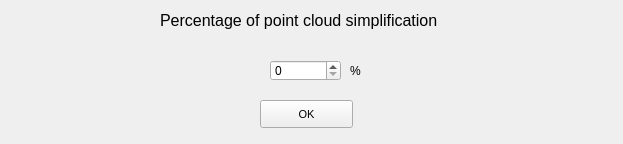
<?xml version="1.0" encoding="UTF-8"?>
<ui version="4.0">
 <class>PercentForm</class>
 <widget class="QWidget" name="PercentForm">
  <property name="geometry">
   <rect>
    <x>0</x>
    <y>0</y>
    <width>623</width>
    <height>144</height>
   </rect>
  </property>
  <property name="windowTitle">
   <string>Form</string>
  </property>
  <widget class="QSpinBox" name="spinBox">
   <property name="geometry">
    <rect>
     <x>270</x>
     <y>60</y>
     <width>71</width>
     <height>21</height>
    </rect>
   </property>
  </widget>
  <widget class="QLabel" name="label">
   <property name="geometry">
    <rect>
     <x>160</x>
     <y>0</y>
     <width>361</width>
     <height>41</height>
    </rect>
   </property>
   <property name="font">
    <font>
     <pointsize>12</pointsize>
    </font>
   </property>
   <property name="text">
    <string>Percentage of point cloud simplification</string>
   </property>
  </widget>
  <widget class="QLabel" name="label_2">
   <property name="geometry">
    <rect>
     <x>350</x>
     <y>60</y>
     <width>55</width>
     <height>21</height>
    </rect>
   </property>
   <property name="text">
    <string>%</string>
   </property>
  </widget>
  <widget class="QPushButton" name="pushButton">
   <property name="geometry">
    <rect>
     <x>260</x>
     <y>100</y>
     <width>93</width>
     <height>28</height>
    </rect>
   </property>
   <property name="font">
    <font>
     <pointsize>8</pointsize>
    </font>
   </property>
   <property name="text">
    <string>OK</string>
   </property>
  </widget>
 </widget>
 <resources/>
 <connections/>
</ui>
